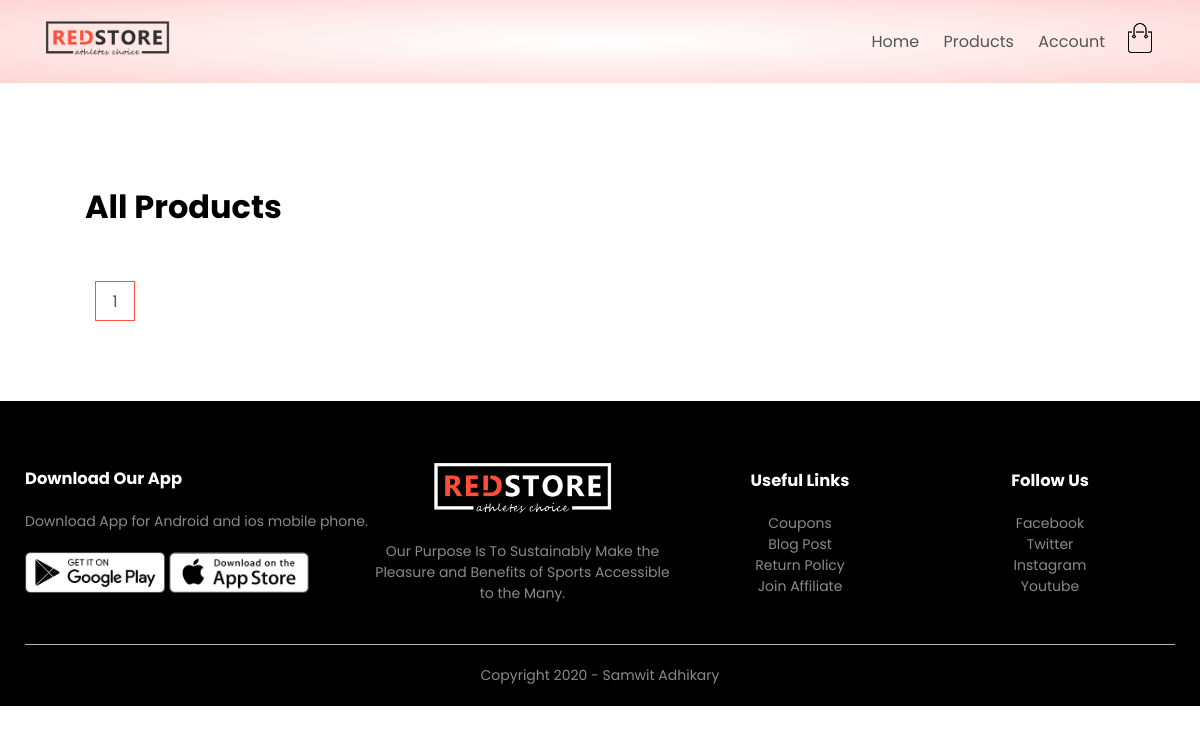
The page /products_list on the database as committed earlier.
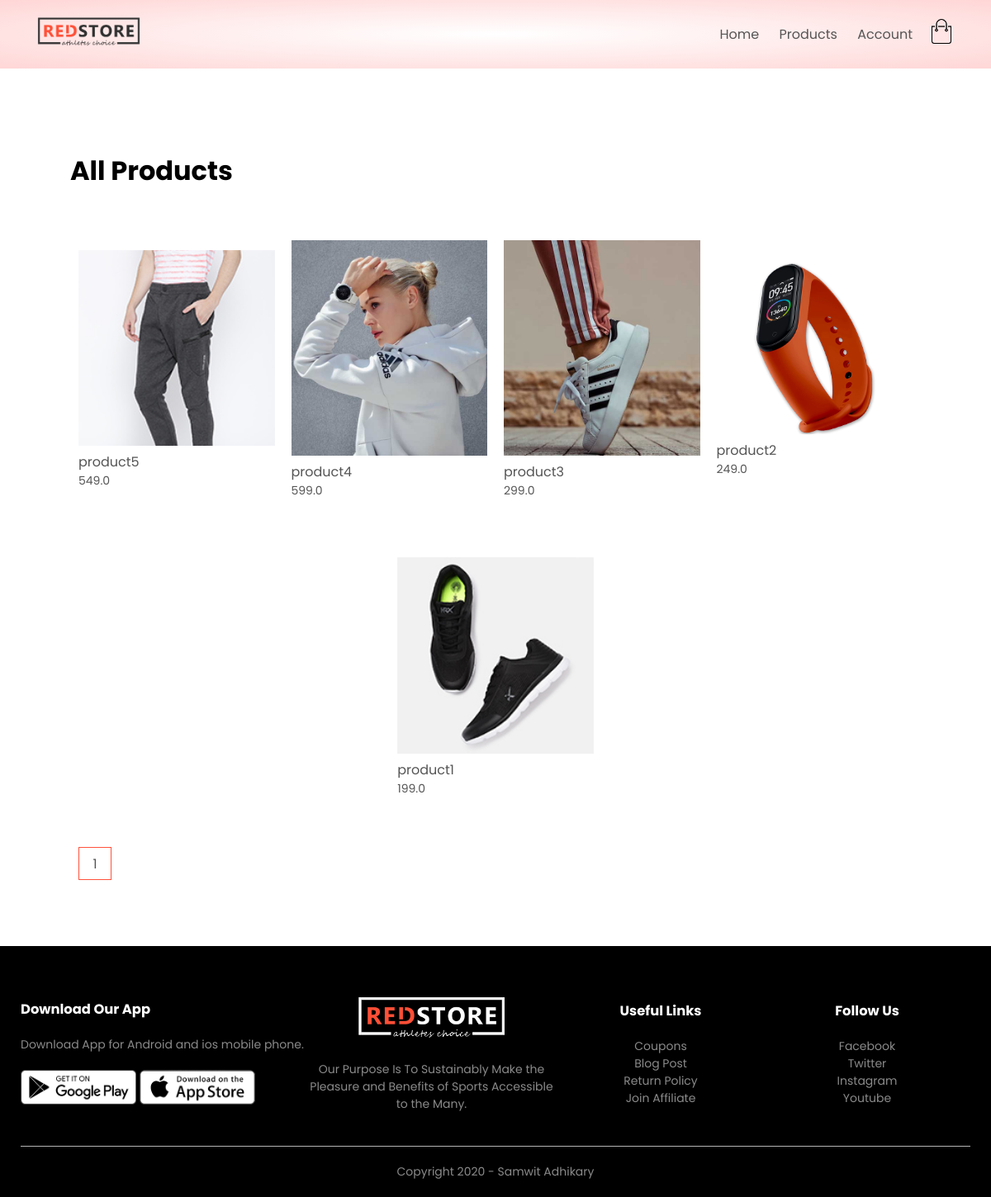
The same page on the database as committed later.
### Products/models.py (models this page shows, shortened)
class Product(models.Model):
    LIVE = 1
    DELETE = 0
    DELETE_CHOICES = ((LIVE, 'Live'), (DELETE, 'Delete'))
    title = models.CharField(max_length = 200)
    price = models.FloatField()
    description = models.TextField()
    image = models.ImageField(upload_to='media/')
    priority = models.IntegerField(default = 0)
    delete_status = models.IntegerField(choices = DELETE_CHOICES, default = LIVE)
    created_at = models.DateTimeField(auto_now_add = True)
    updated_at = models.DateTimeField(auto_now = True)

### Products/views.py (the view)
# urls.py: path('products_list', views.list_products, name = 'list_products'),
def list_products(request):
    page = 1
    if request.GET:
        page = request.GET.get('page', 1)
    products = Product.objects.order_by('-priority')
    product_paginator=Paginator(products, 12)
    products=product_paginator.get_page(page)
    return render(request, 'products.html', {'products' : products})

### Products/templatetags/chunks.py (called while the page is built)
@register.filter(name='chunks')
def chunks(list_data, chunk_size):
    chunk = []
    i = 0
    for data in list_data:
        chunk.append(data)
        i = i + 1
        if chunk == chunk_size:
            yield chunk
            i = 0
            chunk = []
    if chunk:
        yield chunk

### templates/products.html
{% extends 'blank_layout.html' %}
{% block products %}
{% include 'products_list.html' %}
{% endblock products %}

### templates/blank_layout.html (shortened to what this page needs)
{% load static %}
<!DOCTYPE html>
<html lang="en">
<head>
    <link rel="stylesheet" href="{% static 'css/style.css' %}">
    <link rel="stylesheet" href="https://stackpath.bootstrapcdn.com/font-awesome/4.7.0/css/font-awesome.min.css">
</head>
<body>
    <div class="header">
        <div class="container">
            {% include 'menu.html' %}
        </div>
    </div>
    {% block products %}
    {% endblock products %}
    <div class="footer">
        <div class="container">
            <div class="row">
                <div class="footer-col-1">
                    <h3>Download Our App</h3>
                    <p>Download App for Android and ios mobile phone.</p>
                    <div class="app-logo">
                        <img src="{% static 'images/play-store.png' %}">
                        <img src="{% static 'images/app-store.png' %}">
                    </div>
                </div>
                <div class="footer-col-2">
                    <img src="{% static 'images/logo-white.png' %}">
                    <p>Our Purpose Is To Sustainably Make the Pleasure and Benefits of Sports Accessible to the Many.
                    </p>
                </div>
                <div class="footer-col-3">
                    <h3>Useful Links</h3>
                    <ul>
                        <li>Coupons</li>
                        <li>Blog Post</li>
                        <li>Return Policy</li>
                        <li>Join Affiliate</li>
                    </ul>
                </div>
                <div class="footer-col-4">
                    <h3>Follow Us</h3>
                    <ul>
                        <li>Facebook</li>
                        <li>Twitter</li>
                        <li>Instagram</li>
                        <li>Youtube</li>
                    </ul>
                </div>
            </div>
            <hr>
            <p class="copyright">Copyright 2020 - Samwit Adhikary</p>
        </div>
    </div>
</body>
</html>

### templates/menu.html (shortened to what this page needs)
{% load static %}
<div class="navbar">
    <div class="logo">
        <a href="index.html"><img src=" {% static 'images/logo.png' %}" alt="logo" width="125px"></a>
    </div>
    <nav>
        <ul id="MenuItems">
            <li><a href="{% url 'home' %}">Home</a></li>
            <li><a href="{% url 'list_products' %}">Products</a></li>
            <li><a href="{% url 'account' %}">Account</a></li>
        </ul>
    </nav>
    <a href="{% url 'cart' %}"><img src="{% static 'images/cart.png' %}" width="30px" height="30px"></a>
</div>

### templates/products_list.html (shortened to what this page needs)
{% load static %}
{% load chunks %}
<div class="small-container">
    <div class="row row-2">
        <h1>All Products</h1>
    </div>
    {% for product_chunks in products|chunks:4 %}
    <div class="row">
        {% for product in product_chunks %}
        <div class="col-4">
            <a href="{% url 'product_details' product.id %}"><img src="{{ product.image.url }}"></a>
            <h4>{{ product.title }}</h4>
            <p>{{ product.price }}</p>
        </div>
        {% endfor %}
    </div>
    {% endfor %}
    <div class="page-btn">
        {% for i in products.paginator.page_range %}
        <a href="?page={{i}}"><span>{{i}}</span></a>
        {% endfor %}
    </div>
</div>

### static/css/style.css (style rules this page uses)
* { margin: 0; padding: 0; box-sizing: border-box; }
body { font-family: 'Poppins', sans-serif; }
.navbar { display: flex; align-items: center; padding: 20px; }
nav { flex: 1; text-align: right; }
nav ul { display: inline-block; list-style-type: none; }
nav ul li { display: inline-block; margin-right: 20px; }
a { text-decoration: none; color: #555; }
p { color: #555; }
.container { max-width: 1300px; margin: auto; padding-left: 25px; padding-right: 25px; }
.row { display: flex; align-items: center; flex-wrap: wrap; justify-content: space-around; }
.header { background: radial-gradient(#fff,#ffd6d6); }
.small-container { max-width: 1080px; margin: auto; padding-left: 25px; padding-right: 25px; }
.col-4 { flex-basis: 25%; padding: 10px; min-width: 200px; margin-bottom: 50px; transition: transform 0.5s; }
.col-4 img { width: 100%; }
h4 { color: #555; font-weight: normal; }
.col-4 p { font-size: 14px; }
.footer { background: black; color: #8a8a8a; font-size: 14px; padding: 60px 0 20px; }
.footer p { color: #8a8a8a; }
.footer h3 { color: #fff; margin-bottom: 20px; }
.footer-col-1, .footer-col-2, .footer-col-3, .footer-col-4 { min-width: 250px; margin-bottom: 20px; }
.footer-col-1 { flex-basis: 30%; }
.footer-col-2 { flex: 1; text-align: center; }
.footer-col-2 img { width: 180px; margin-bottom: 20px; }
.footer-col-3, .footer-col-4 { flex-basis: 12%; text-align: center; }
ul { list-style-type: none; }
.app-logo { margin-top: 20px; }
.app-logo img { width: 140px; }
.footer hr { border: none; background: #b5b5b5; height: 1px; margin: 20px 0; }
.copyright { text-align: center; }
.row-2 { justify-content: space-between; margin: 100px auto 50px; }
.page-btn { margin: 0 auto 80px; }
.page-btn span { display: inline-block; border: 1px solid #ff523b; margin-left: 10px; width: 40px; height: 40px; text-align: center; line-height: 40px; cursor: pointer; }

Rows that differ between the two databases and show on the page:
added Product: image (picture), title "product5", price "549.0"
added Product: image (picture), title "product4", price "599.0"
added Product: image (picture), title "product3", price "299.0"
added Product: image (picture), title "product2", price "249.0"
added Product: image (picture), title "product1", price "199.0"
